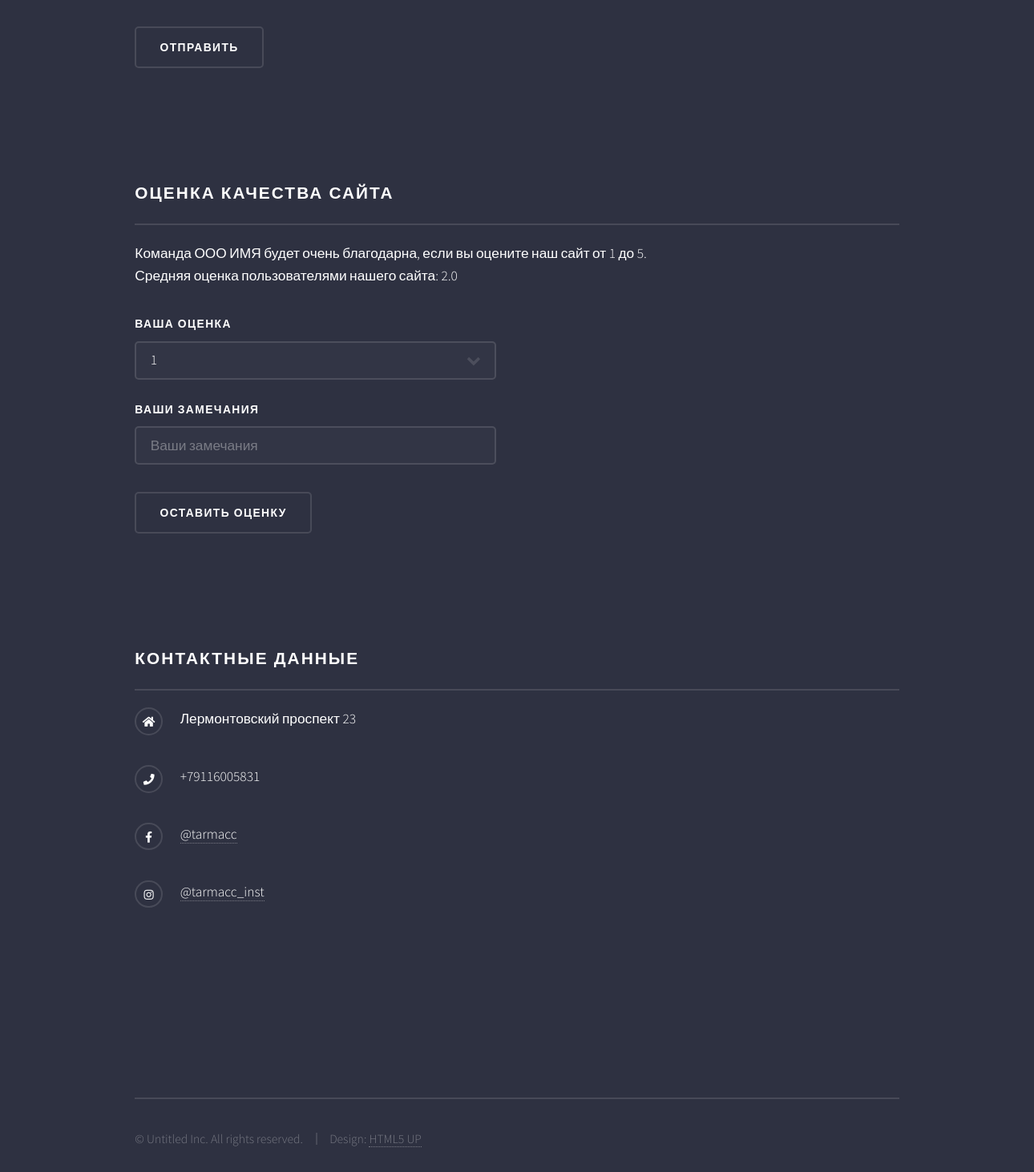
Before: / (lower part) with the older database file.
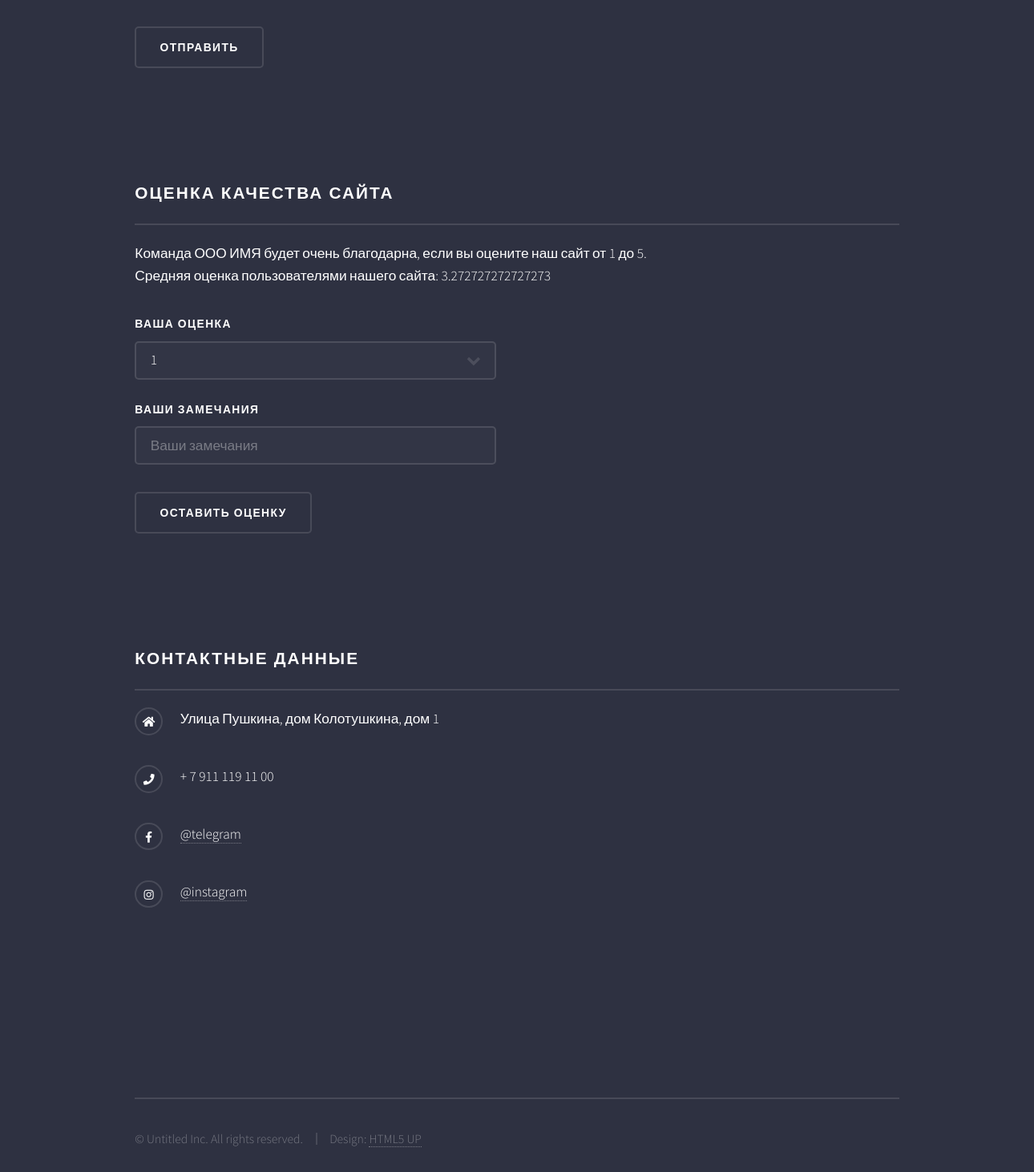
After: the same page with the newer database file.
### models.py (models this page shows)
class Contacts(db.Model):
    id = db.Column(db.Integer, primary_key=True)
    adress = db.Column(db.String(64), index=True)
    phone = db.Column(db.String(64), index=True)
    telegram = db.Column(db.String(64), index=True)
    instagram = db.Column(db.String(64), index=True)

### app.py (the view, shortened to what this page needs)
@app.route("/", methods=['GET', 'POST'])
def index():
    page_title = "Главная страница"
    rating_form = RatingForm()
    rating_list_db = Ratings.query.all()
    sum_rat = 0
    num_lines = 0
    for ratings in rating_list_db:
        sum_rat += ratings.rating
        num_lines += 1
    rating_final = sum_rat / num_lines
    form = ContactForm()
    return render_template("index.j2", form=form, rating=rating_final, rating_form=rating_form, company_contacts=Contacts.query.first())

### form.py
class RatingForm(FlaskForm):
    rating = SelectField("Ваша оценка",
        validators=[DataRequired()],
        choices=[("1"),("2"),("3"),("4"),("5")]
    )
    comments= StringField("Ваши замечания")
    submit = SubmitField("Оставить оценку")

class ContactForm(FlaskForm):
    name = StringField("Имя")
    email = EmailField(
        "Email", validators=[
            DataRequired("Заполните Email"),
            Email("Email введен неправильно")
        ]
    )
    message = TextAreaField("Сообщение", validators=[DataRequired("Заполните поле")])
    submit = SubmitField("Отправить")

### templates/index.j2 (shortened to what this page needs)
{% extends "base.j2" %}
{% block content %}
          <section id="wrapper">
          <section id="footer">
            <div class="inner">
              <form method="post" action=" {{ url_for('index') }}" novalidate>
                <ul class="actions">
                  <li>{{ form.submit() }}</li>
                </ul>
              </form>
            </div>
            <div class="inner">
              <h2 class="major">Оценка качества сайта</h2>
              <p> Команда ООО ИМЯ будет очень благодарна, если вы оцените наш сайт от 1 до 5.
              <br>Средняя оценка пользователями нашего сайта: {{rating}}
              </p>
              <form method="post" action=" {{ url_for('index') }}" novalidate>
                <div class="fields">
                  <div class="field">
                    {{ rating_form.rating.label }}
                    {{ rating_form.rating}}
                  </div>
                  <div class="field">
                    {{ rating_form.comments.label }}
                    {{ rating_form.comments(size=25, placeholder=rating_form.comments.label.text) }}
                  </div>
                </div>
                <ul class="actions">
                  <li>{{ rating_form.submit() }}</li>
                </ul>
              </form>
            </div>
            <div class="inner">
            <h2 class="major">Контактные данные</h2>
              <ul class="contact">
                <li class="icon solid fa-home">
                  {{company_contacts.adress}}
                </li>
                <li class="icon solid fa-phone">{{company_contacts.phone}}</li>
                <li class="icon brands fa-facebook-f"><a href="#">{{company_contacts.telegram}}</a></li>
                <li class="icon brands fa-instagram"><a href="#">{{company_contacts.instagram}}</a></li>
              </ul>
            </div>
          </section>
          </section>
{% endblock %}

Changed rows visible on the page:
changed Contacts: adress "Лермонтовский проспект 23" → "Улица Пушкина, дом Колотушкина, дом 1"; phone "+79116005831" → "+ 7 911 119 11 00"; telegram "@tarmacc" → "@telegram"; instagram "@tarmacc_inst" → "@instagram"
Other visible differences:
{{ rating }}: "2.0" → "3.272727272727273"
